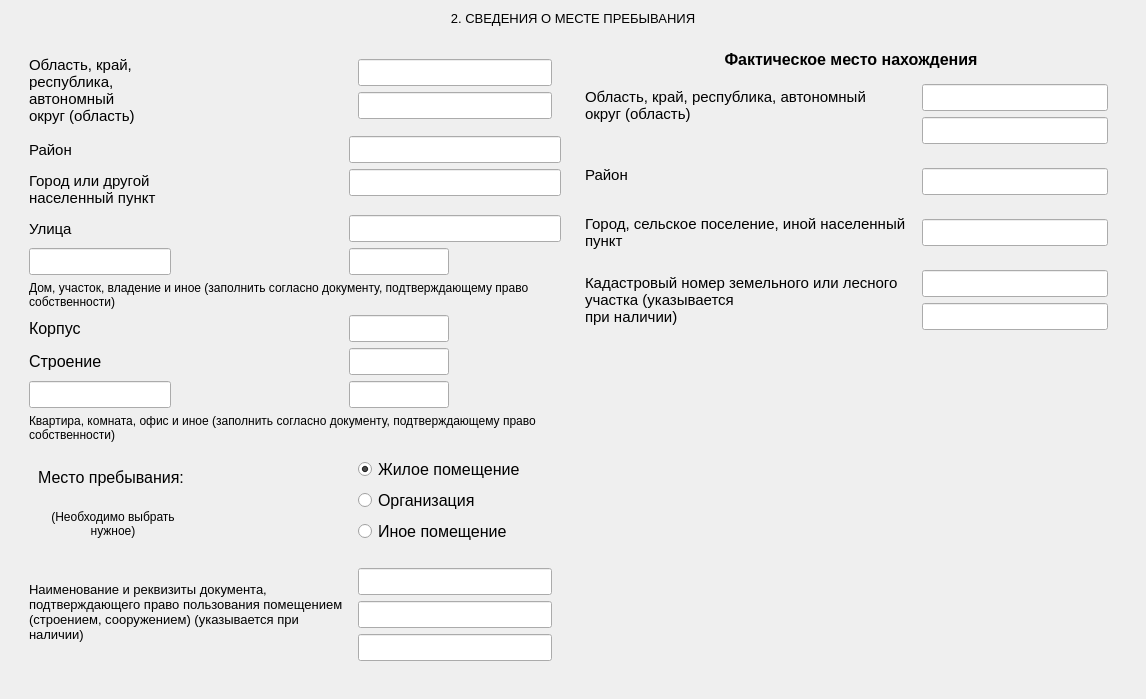
     <widget class="QWidget" name="tab_2">
      <attribute name="title">
       <string>Раздел 2</string>
      </attribute>
      <layout class="QVBoxLayout" name="verticalLayout_3">
       <item>
        <widget class="QLabel" name="label_57">
         <property name="maximumSize">
          <size>
           <width>16777215</width>
           <height>31</height>
          </size>
         </property>
         <property name="font">
          <font>
           <pointsize>10</pointsize>
          </font>
         </property>
         <property name="text">
          <string>2. СВЕДЕНИЯ О МЕСТЕ ПРЕБЫВАНИЯ</string>
         </property>
         <property name="alignment">
          <set>Qt::AlignCenter</set>
         </property>
        </widget>
       </item>
       <item>
        <widget class="QWidget" name="widget_5" native="true">
         <layout class="QHBoxLayout" name="horizontalLayout_4">
          <item alignment="Qt::AlignTop">
           <widget class="QWidget" name="widget_8" native="true">
            <property name="minimumSize">
             <size>
              <width>550</width>
              <height>0</height>
             </size>
            </property>
            <layout class="QFormLayout" name="formLayout_3">
             <item row="0" column="0">
              <widget class="QLabel" name="label_58">
               <property name="minimumSize">
                <size>
                 <width>0</width>
                 <height>80</height>
                </size>
               </property>
               <property name="maximumSize">
                <size>
                 <width>150</width>
                 <height>16777215</height>
                </size>
               </property>
               <property name="font">
                <font>
                 <pointsize>11</pointsize>
                </font>
               </property>
               <property name="text">
                <string>Область, край, республика, автономный округ (область)</string>
               </property>
               <property name="wordWrap">
                <bool>true</bool>
               </property>
              </widget>
             </item>
             <item row="0" column="1">
              <widget class="QWidget" name="widget_29" native="true">
               <layout class="QVBoxLayout" name="verticalLayout_13">
                <item>
                 <widget class="QLineEdit" name="posOblast1">
                  <property name="font">
                   <font>
                    <pointsize>12</pointsize>
                   </font>
                  </property>
                  <property name="maxLength">
                   <number>25</number>
                  </property>
                 </widget>
                </item>
                <item>
                 <widget class="QLineEdit" name="posOblast2">
                  <property name="font">
                   <font>
                    <pointsize>12</pointsize>
                   </font>
                  </property>
                  <property name="maxLength">
                   <number>25</number>
                  </property>
                 </widget>
                </item>
               </layout>
              </widget>
             </item>
             <item row="1" column="0">
              <widget class="QLabel" name="label_59">
               <property name="font">
                <font>
                 <pointsize>11</pointsize>
                </font>
               </property>
               <property name="text">
                <string>Район</string>
               </property>
              </widget>
             </item>
             <item row="1" column="1">
              <widget class="QLineEdit" name="posZone">
               <property name="font">
                <font>
                 <pointsize>12</pointsize>
                </font>
               </property>
               <property name="maxLength">
                <number>25</number>
               </property>
              </widget>
             </item>
             <item row="2" column="0">
              <widget class="QLabel" name="label_60">
               <property name="minimumSize">
                <size>
                 <width>0</width>
                 <height>40</height>
                </size>
               </property>
               <property name="font">
                <font>
                 <pointsize>11</pointsize>
                </font>
               </property>
               <property name="text">
                <string>Город или другой населенный пункт</string>
               </property>
               <property name="wordWrap">
                <bool>true</bool>
               </property>
              </widget>
             </item>
             <item row="2" column="1">
              <widget class="QLineEdit" name="posCity">
               <property name="font">
                <font>
                 <pointsize>12</pointsize>
                </font>
               </property>
               <property name="maxLength">
                <number>24</number>
               </property>
              </widget>
             </item>
             <item row="3" column="0">
              <widget class="QLabel" name="label_61">
               <property name="font">
                <font>
                 <pointsize>11</pointsize>
                </font>
               </property>
               <property name="text">
                <string>Улица</string>
               </property>
              </widget>
             </item>
             <item row="3" column="1">
              <widget class="QLineEdit" name="posStreet">
               <property name="font">
                <font>
                 <pointsize>12</pointsize>
                </font>
               </property>
               <property name="maxLength">
                <number>25</number>
               </property>
              </widget>
             </item>
             <item row="5" column="0">
              <widget class="QLineEdit" name="posHouse">
               <property name="font">
                <font>
                 <pointsize>12</pointsize>
                </font>
               </property>
               <property name="maxLength">
                <number>10</number>
               </property>
              </widget>
             </item>
             <item row="5" column="1">
              <widget class="QLineEdit" name="posNumHouse">
               <property name="maximumSize">
                <size>
                 <width>100</width>
                 <height>16777215</height>
                </size>
               </property>
               <property name="font">
                <font>
                 <pointsize>12</pointsize>
                </font>
               </property>
               <property name="maxLength">
                <number>8</number>
               </property>
              </widget>
             </item>
             <item row="6" column="0" colspan="2">
              <widget class="QLabel" name="label_64">
               <property name="font">
                <font>
                 <pointsize>9</pointsize>
                </font>
               </property>
               <property name="text">
                <string>Дом, участок, владение и иное (заполнить согласно документу, подтверждающему право собственности)</string>
               </property>
               <property name="wordWrap">
                <bool>true</bool>
               </property>
              </widget>
             </item>
             <item row="8" column="0">
              <widget class="QLabel" name="label_62">
               <property name="font">
                <font>
                 <pointsize>12</pointsize>
                </font>
               </property>
               <property name="text">
                <string>Корпус</string>
               </property>
              </widget>
             </item>
             <item row="8" column="1">
              <widget class="QLineEdit" name="posBuilding_1">
               <property name="maximumSize">
                <size>
                 <width>100</width>
                 <height>16777215</height>
                </size>
               </property>
               <property name="font">
                <font>
                 <pointsize>12</pointsize>
                </font>
               </property>
               <property name="maxLength">
                <number>5</number>
               </property>
              </widget>
             </item>
             <item row="10" column="0">
              <widget class="QLabel" name="label_63">
               <property name="font">
                <font>
                 <pointsize>12</pointsize>
                </font>
               </property>
               <property name="text">
                <string>Строение</string>
               </property>
              </widget>
             </item>
             <item row="10" column="1">
              <widget class="QLineEdit" name="posBuilding_2">
               <property name="maximumSize">
                <size>
                 <width>100</width>
                 <height>16777215</height>
                </size>
               </property>
               <property name="font">
                <font>
                 <pointsize>12</pointsize>
                </font>
               </property>
               <property name="maxLength">
                <number>4</number>
               </property>
              </widget>
             </item>
             <item row="12" column="0">
              <widget class="QLineEdit" name="posRoom">
               <property name="font">
                <font>
                 <pointsize>12</pointsize>
                </font>
               </property>
               <property name="maxLength">
                <number>10</number>
               </property>
              </widget>
             </item>
             <item row="12" column="1">
              <widget class="QLineEdit" name="posNumRoom">
               <property name="maximumSize">
                <size>
                 <width>100</width>
                 <height>16777215</height>
                </size>
               </property>
               <property name="font">
                <font>
                 <pointsize>12</pointsize>
                </font>
               </property>
               <property name="maxLength">
                <number>4</number>
               </property>
              </widget>
             </item>
             <item row="13" column="0" colspan="2">
              <widget class="QLabel" name="label_65">
               <property name="font">
                <font>
                 <pointsize>9</pointsize>
                </font>
               </property>
               <property name="text">
                <string>Квартира, комната, офис и иное (заполнить согласно документу, подтверждающему право собственности)</string>
               </property>
               <property name="wordWrap">
                <bool>true</bool>
               </property>
              </widget>
             </item>
             <item row="15" column="0">
              <widget class="QWidget" name="widget_17" native="true">
               <layout class="QVBoxLayout" name="verticalLayout_6">
                <item>
                 <widget class="QLabel" name="label_66">
                  <property name="font">
                   <font>
                    <pointsize>12</pointsize>
                   </font>
                  </property>
                  <property name="text">
                   <string>Место пребывания:</string>
                  </property>
                 </widget>
                </item>
                <item>
                 <widget class="QLabel" name="label_67">
                  <property name="minimumSize">
                   <size>
                    <width>150</width>
                    <height>40</height>
                   </size>
                  </property>
                  <property name="font">
                   <font>
                    <pointsize>9</pointsize>
                   </font>
                  </property>
                  <property name="text">
                   <string>(Необходимо выбрать нужное)</string>
                  </property>
                  <property name="alignment">
                   <set>Qt::AlignCenter</set>
                  </property>
                  <property name="wordWrap">
                   <bool>true</bool>
                  </property>
                 </widget>
                </item>
               </layout>
              </widget>
             </item>
             <item row="15" column="1">
              <widget class="QWidget" name="widget_22" native="true">
               <layout class="QVBoxLayout" name="verticalLayout_10">
                <item>
                 <widget class="QRadioButton" name="rbtnDwelling">
                  <property name="font">
                   <font>
                    <pointsize>12</pointsize>
                   </font>
                  </property>
                  <property name="text">
                   <string>Жилое помещение</string>
                  </property>
                  <property name="checked">
                   <bool>true</bool>
                  </property>
                 </widget>
                </item>
                <item>
                 <widget class="QRadioButton" name="rbtnCompany">
                  <property name="font">
                   <font>
                    <pointsize>12</pointsize>
                   </font>
                  </property>
                  <property name="text">
                   <string>Организация</string>
                  </property>
                 </widget>
                </item>
                <item>
                 <widget class="QRadioButton" name="rbtnAnotherRoom">
                  <property name="font">
                   <font>
                    <pointsize>12</pointsize>
                   </font>
                  </property>
                  <property name="text">
                   <string>Иное помещение</string>
                  </property>
                 </widget>
                </item>
               </layout>
              </widget>
             </item>
             <item row="16" column="0">
              <widget class="QLabel" name="label_73">
               <property name="font">
                <font>
                 <pointsize>10</pointsize>
                </font>
               </property>
               <property name="text">
                <string>Наименование и реквизиты документа, подтверждающего право пользования помещением (строением, сооружением) (указывается при наличии)</string>
               </property>
               <property name="wordWrap">
                <bool>true</bool>
               </property>
              </widget>
             </item>
             <item row="16" column="1">
              <widget class="QWidget" name="widget_27" native="true">
               <layout class="QVBoxLayout" name="verticalLayout_11">
                <item>
                 <widget class="QLineEdit" name="rightUse_line1">
                  <property name="font">
                   <font>
                    <pointsize>12</pointsize>
                   </font>
                  </property>
                  <property name="maxLength">
                   <number>21</number>
                  </property>
                 </widget>
                </item>
                <item>
                 <widget class="QLineEdit" name="rightUse_line2">
                  <property name="font">
                   <font>
                    <pointsize>12</pointsize>
                   </font>
                  </property>
                  <property name="maxLength">
                   <number>21</number>
                  </property>
                 </widget>
                </item>
                <item>
                 <widget class="QLineEdit" name="rightUse_line3">
                  <property name="font">
                   <font>
                    <pointsize>12</pointsize>
                   </font>
                  </property>
                  <property name="maxLength">
                   <number>21</number>
                  </property>
                 </widget>
                </item>
               </layout>
              </widget>
             </item>
            </layout>
           </widget>
          </item>
          <item alignment="Qt::AlignTop">
           <widget class="QWidget" name="widget_6" native="true">
            <property name="minimumSize">
             <size>
              <width>550</width>
              <height>0</height>
             </size>
            </property>
            <layout class="QFormLayout" name="formLayout_4">
             <item row="0" column="0" colspan="2">
              <widget class="QLabel" name="label_68">
               <property name="font">
                <font>
                 <pointsize>12</pointsize>
                 <weight>75</weight>
                 <bold>true</bold>
                </font>
               </property>
               <property name="text">
                <string>Фактическое место нахождения</string>
               </property>
               <property name="alignment">
                <set>Qt::AlignCenter</set>
               </property>
              </widget>
             </item>
             <item row="2" column="0">
              <widget class="QLabel" name="label_71">
               <property name="font">
                <font>
                 <pointsize>11</pointsize>
                </font>
               </property>
               <property name="text">
                <string>Область, край, республика, автономный округ (область)</string>
               </property>
               <property name="wordWrap">
                <bool>true</bool>
               </property>
              </widget>
             </item>
             <item row="2" column="1">
              <widget class="QWidget" name="widget_30" native="true">
               <layout class="QVBoxLayout" name="verticalLayout_14">
                <item>
                 <widget class="QLineEdit" name="factOblast_line1">
                  <property name="font">
                   <font>
                    <pointsize>12</pointsize>
                   </font>
                  </property>
                  <property name="maxLength">
                   <number>24</number>
                  </property>
                 </widget>
                </item>
                <item>
                 <widget class="QLineEdit" name="factOblast_line2">
                  <property name="font">
                   <font>
                    <pointsize>12</pointsize>
                   </font>
                  </property>
                  <property name="maxLength">
                   <number>24</number>
                  </property>
                 </widget>
                </item>
               </layout>
              </widget>
             </item>
             <item row="3" column="0">
              <widget class="QLabel" name="label_69">
               <property name="font">
                <font>
                 <pointsize>11</pointsize>
                </font>
               </property>
               <property name="text">
                <string>Район</string>
               </property>
              </widget>
             </item>
             <item row="3" column="1">
              <widget class="QWidget" name="widget_31" native="true">
               <layout class="QVBoxLayout" name="verticalLayout_15">
                <item>
                 <widget class="QLineEdit" name="factZone">
                  <property name="font">
                   <font>
                    <pointsize>12</pointsize>
                   </font>
                  </property>
                  <property name="maxLength">
                   <number>25</number>
                  </property>
                 </widget>
                </item>
               </layout>
              </widget>
             </item>
             <item row="4" column="1">
              <widget class="QWidget" name="widget_32" native="true">
               <layout class="QVBoxLayout" name="verticalLayout_16">
                <item>
                 <widget class="QLineEdit" name="factCity">
                  <property name="font">
                   <font>
                    <pointsize>12</pointsize>
                   </font>
                  </property>
                  <property name="maxLength">
                   <number>22</number>
                  </property>
                 </widget>
                </item>
               </layout>
              </widget>
             </item>
             <item row="4" column="0">
              <widget class="QLabel" name="label_70">
               <property name="font">
                <font>
                 <pointsize>11</pointsize>
                </font>
               </property>
               <property name="text">
                <string>Город, сельское поселение, иной населенный пункт</string>
               </property>
               <property name="wordWrap">
                <bool>true</bool>
               </property>
              </widget>
             </item>
             <item row="6" column="0">
              <widget class="QLabel" name="label_72">
               <property name="font">
                <font>
                 <pointsize>11</pointsize>
                </font>
               </property>
               <property name="text">
                <string>Кадастровый номер земельного или лесного участка (указывается
при наличии)</string>
               </property>
               <property name="wordWrap">
                <bool>true</bool>
               </property>
              </widget>
             </item>
             <item row="6" column="1">
              <widget class="QWidget" name="widget_28" native="true">
               <layout class="QVBoxLayout" name="verticalLayout_12">
                <item>
                 <widget class="QLineEdit" name="cadastrNum_1">
                  <property name="font">
                   <font>
                    <pointsize>12</pointsize>
                   </font>
                  </property>
                  <property name="maxLength">
                   <number>22</number>
                  </property>
                 </widget>
                </item>
                <item>
                 <widget class="QLineEdit" name="cadastrNum_2">
                  <property name="font">
                   <font>
                    <pointsize>12</pointsize>
                   </font>
                  </property>
                  <property name="maxLength">
                   <number>22</number>
                  </property>
                 </widget>
                </item>
               </layout>
              </widget>
             </item>
            </layout>
           </widget>
          </item>
         </layout>
        </widget>
       </item>
      </layout>
     </widget>
